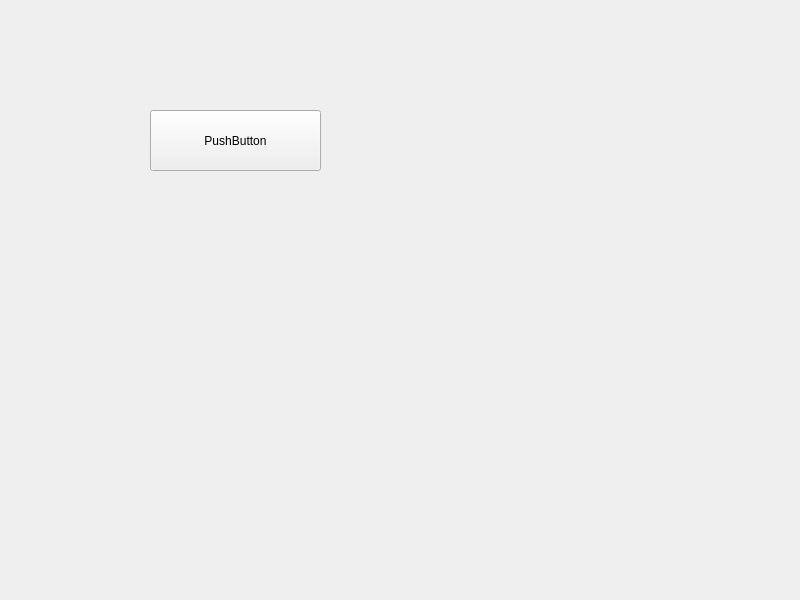
<?xml version="1.0" encoding="UTF-8"?>
<ui version="4.0">
 <class>MainWindow</class>
 <widget class="QMainWindow" name="MainWindow">
  <property name="geometry">
   <rect>
    <x>0</x>
    <y>0</y>
    <width>800</width>
    <height>600</height>
   </rect>
  </property>
  <property name="windowTitle">
   <string>MainWindow</string>
  </property>
  <widget class="QWidget" name="centralwidget">
   <widget class="QPushButton" name="pushButton">
    <property name="geometry">
     <rect>
      <x>150</x>
      <y>110</y>
      <width>171</width>
      <height>61</height>
     </rect>
    </property>
    <property name="text">
     <string>PushButton</string>
    </property>
   </widget>
  </widget>
 </widget>
 <resources/>
 <connections/>
</ui>
